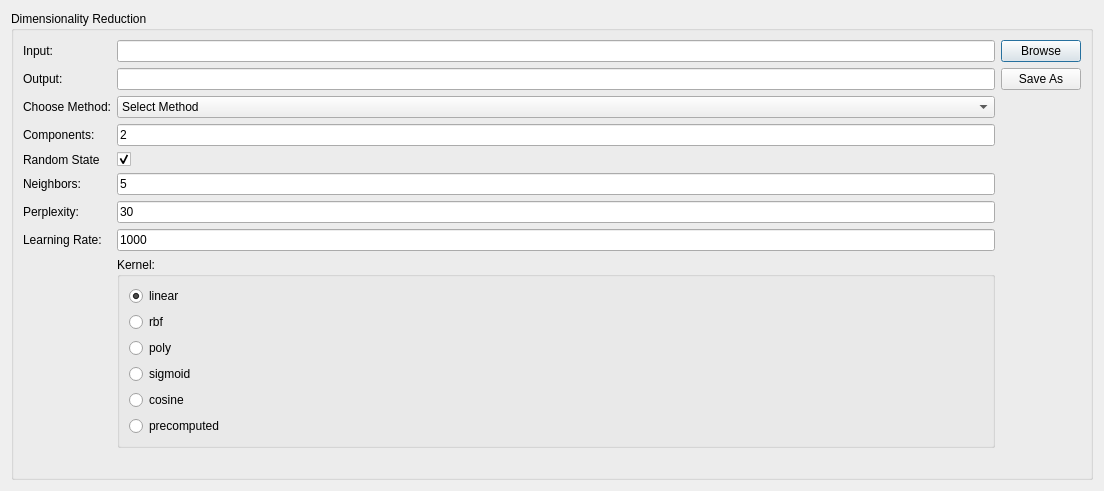
<?xml version="1.0" encoding="UTF-8"?>
<ui version="4.0">
 <class>Form</class>
 <widget class="QDialog" name="Form">
  <property name="geometry">
   <rect>
    <x>0</x>
    <y>0</y>
    <width>1104</width>
    <height>442</height>
   </rect>
  </property>
  <property name="windowTitle">
   <string>Dimensionality Reduction</string>
  </property>
  <layout class="QVBoxLayout" name="verticalLayout">
   <item>
    <widget class="QGroupBox" name="groupBox">
     <property name="title">
      <string>Dimensionality Reduction</string>
     </property>
     <layout class="QGridLayout" name="gridLayout">
      <item row="7" column="1">
       <widget class="QLineEdit" name="lineEdit_7">
        <property name="text">
         <string>1000</string>
        </property>
       </widget>
      </item>
      <item row="5" column="1">
       <widget class="QLineEdit" name="lineEdit_5">
        <property name="text">
         <string>5</string>
        </property>
       </widget>
      </item>
      <item row="5" column="0">
       <widget class="QLabel" name="label_8">
        <property name="text">
         <string>Neighbors: </string>
        </property>
       </widget>
      </item>
      <item row="4" column="1">
       <widget class="QCheckBox" name="checkBox">
        <property name="text">
         <string/>
        </property>
        <property name="checked">
         <bool>true</bool>
        </property>
       </widget>
      </item>
      <item row="7" column="0">
       <widget class="QLabel" name="label_10">
        <property name="text">
         <string>Learning Rate:</string>
        </property>
       </widget>
      </item>
      <item row="0" column="1">
       <widget class="QLineEdit" name="lineEdit_3"/>
      </item>
      <item row="2" column="1">
       <widget class="QComboBox" name="comboBox">
        <item>
         <property name="text">
          <string>Select Method</string>
         </property>
        </item>
        <item>
         <property name="text">
          <string>PCA</string>
         </property>
        </item>
        <item>
         <property name="text">
          <string>Kernel PCA</string>
         </property>
        </item>
        <item>
         <property name="text">
          <string>LLE</string>
         </property>
        </item>
        <item>
         <property name="text">
          <string>ISOMAP</string>
         </property>
        </item>
        <item>
         <property name="text">
          <string>t-SNE</string>
         </property>
        </item>
       </widget>
      </item>
      <item row="0" column="0">
       <widget class="QLabel" name="label_2">
        <property name="text">
         <string>Input:</string>
        </property>
       </widget>
      </item>
      <item row="4" column="0">
       <widget class="QLabel" name="label_6">
        <property name="text">
         <string>Random State</string>
        </property>
       </widget>
      </item>
      <item row="0" column="2">
       <widget class="QPushButton" name="pushButton">
        <property name="text">
         <string>Browse</string>
        </property>
       </widget>
      </item>
      <item row="3" column="1">
       <widget class="QLineEdit" name="lineEdit">
        <property name="text">
         <string>2</string>
        </property>
       </widget>
      </item>
      <item row="6" column="1">
       <widget class="QLineEdit" name="lineEdit_6">
        <property name="text">
         <string>30</string>
        </property>
       </widget>
      </item>
      <item row="1" column="0">
       <widget class="QLabel" name="label_4">
        <property name="text">
         <string>Output:</string>
        </property>
       </widget>
      </item>
      <item row="6" column="0">
       <widget class="QLabel" name="label_9">
        <property name="text">
         <string>Perplexity:</string>
        </property>
       </widget>
      </item>
      <item row="9" column="0">
       <widget class="QLabel" name="label_5">
        <property name="text">
         <string/>
        </property>
       </widget>
      </item>
      <item row="1" column="2">
       <widget class="QPushButton" name="pushButton_2">
        <property name="text">
         <string>Save As</string>
        </property>
       </widget>
      </item>
      <item row="2" column="0">
       <widget class="QLabel" name="label_3">
        <property name="text">
         <string>Choose Method:</string>
        </property>
       </widget>
      </item>
      <item row="1" column="1">
       <widget class="QLineEdit" name="lineEdit_4"/>
      </item>
      <item row="3" column="0">
       <widget class="QLabel" name="label">
        <property name="text">
         <string>Components: </string>
        </property>
       </widget>
      </item>
      <item row="8" column="1">
       <widget class="QGroupBox" name="groupBox_2">
        <property name="title">
         <string>Kernel: </string>
        </property>
        <layout class="QGridLayout" name="gridLayout_2">
         <item row="5" column="0">
          <widget class="QRadioButton" name="radioButton_6">
           <property name="text">
            <string>precomputed</string>
           </property>
          </widget>
         </item>
         <item row="0" column="0">
          <widget class="QRadioButton" name="radioButton">
           <property name="text">
            <string>linear</string>
           </property>
           <property name="checked">
            <bool>true</bool>
           </property>
          </widget>
         </item>
         <item row="1" column="0">
          <widget class="QRadioButton" name="radioButton_2">
           <property name="text">
            <string>rbf</string>
           </property>
          </widget>
         </item>
         <item row="3" column="0">
          <widget class="QRadioButton" name="radioButton_4">
           <property name="text">
            <string>sigmoid</string>
           </property>
          </widget>
         </item>
         <item row="2" column="0">
          <widget class="QRadioButton" name="radioButton_3">
           <property name="text">
            <string>poly</string>
           </property>
          </widget>
         </item>
         <item row="4" column="0">
          <widget class="QRadioButton" name="radioButton_5">
           <property name="text">
            <string>cosine</string>
           </property>
          </widget>
         </item>
        </layout>
       </widget>
      </item>
     </layout>
    </widget>
   </item>
  </layout>
 </widget>
 <resources/>
 <connections/>
 <buttongroups>
  <buttongroup name="buttonGroup_2"/>
 </buttongroups>
</ui>
